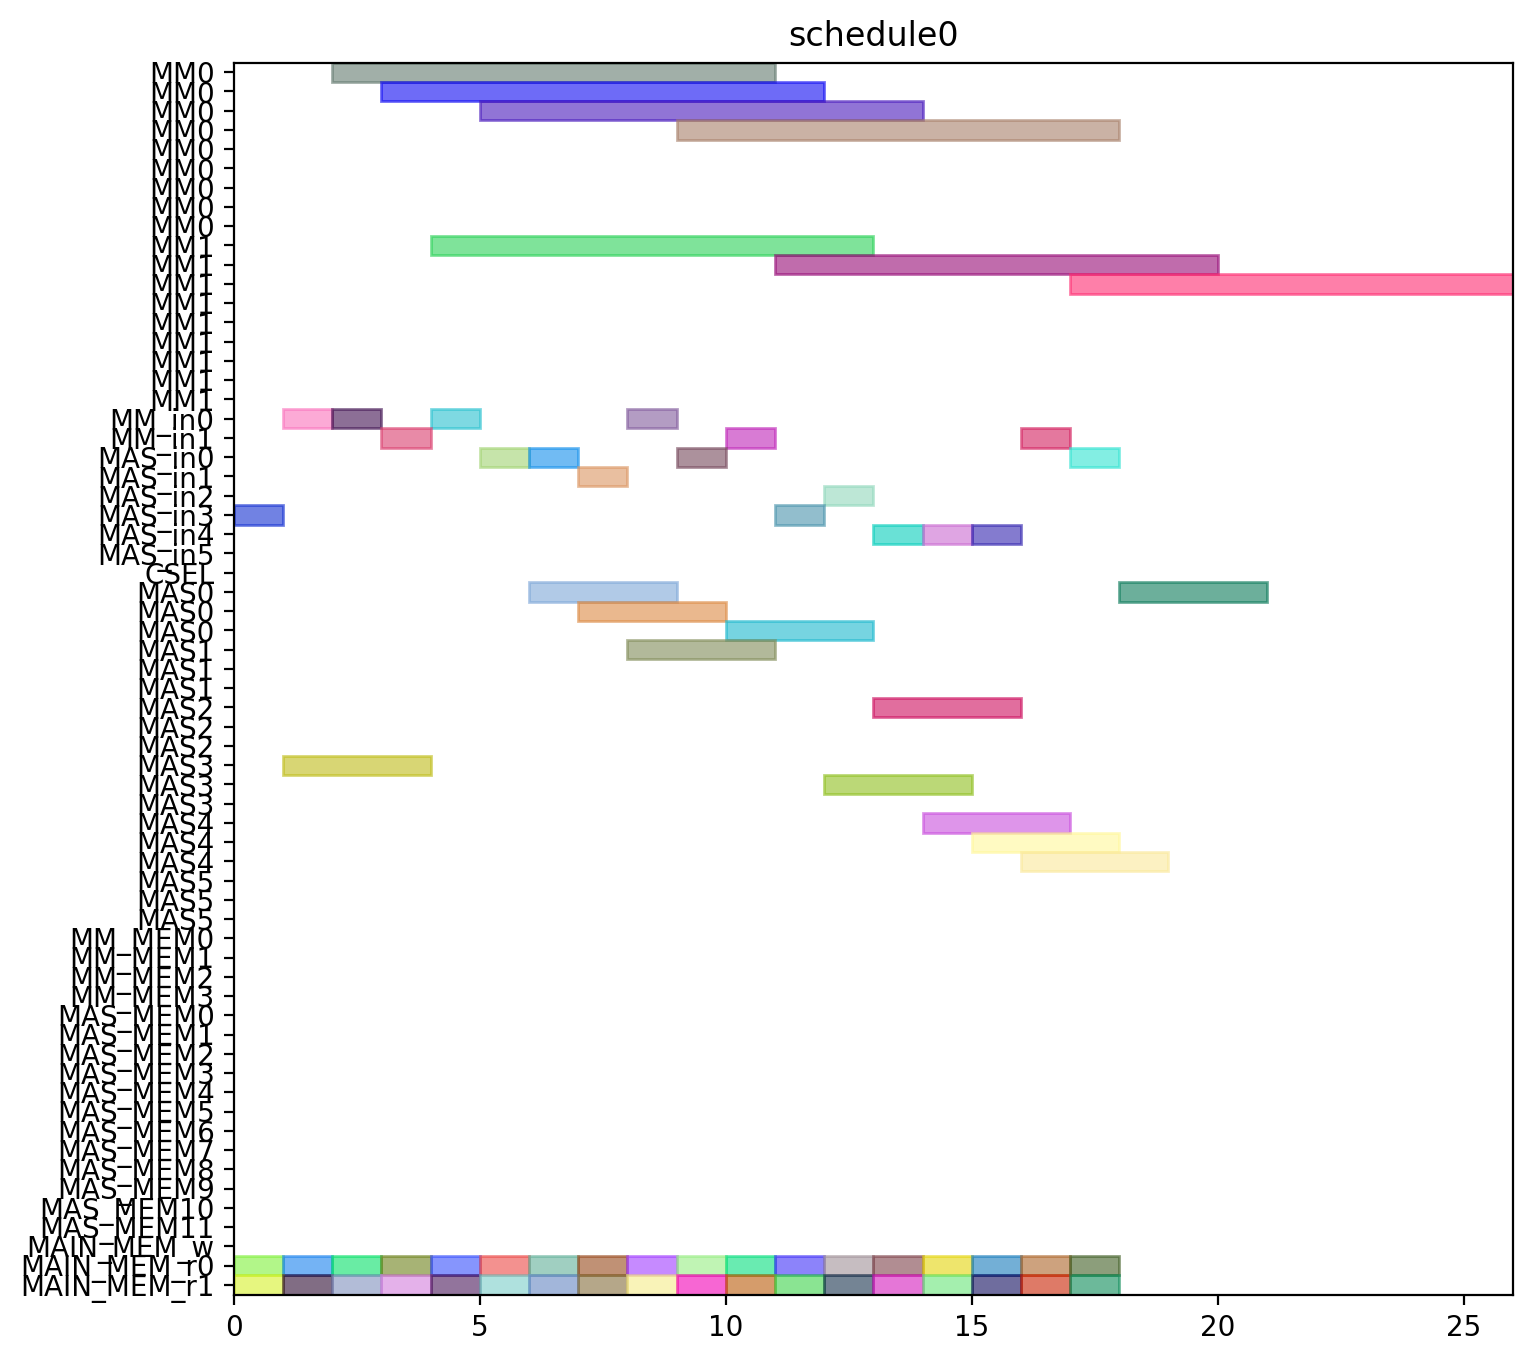

This figure's Python source:
from pyschedule import Scenario, solvers, plotters, alt


def solve():
	horizon = 120
	S = Scenario("schedule0", horizon=horizon)

	# resource
	MM = S.Resources('MM', num=2, size=9)
	MM_in = S.Resources('MM_in', num=2)
	MAS_in = S.Resources('MAS_in', num=6)
	CSEL = S.Resource('CSEL')
	MAS = S.Resources('MAS', num=6, size=3, periods=range(1, horizon))
	MM_MEM = S.Resources('MM_MEM', num=4)
	MAS_MEM = S.Resources('MAS_MEM', num=12)
	MAIN_MEM_w = S.Resource('MAIN_MEM_w', size=1)
	MAIN_MEM_r = S.Resources('MAIN_MEM_r', num=2)

	# result of previous scheduling

	# new tasks
	t0_t0 = S.Task('t0_t0', length=3, delay_cost=1)
	t0_t0 += alt(MAS)
	t0_t0_in = S.Task('t0_t0_in', length=1, delay_cost=1)
	t0_t0_in += alt(MAS_in)
	S += t0_t0_in*MAS_in[0]<=t0_t0*MAS[0]

	S += t0_t0_in*MAS_in[1]<=t0_t0*MAS[1]

	S += t0_t0_in*MAS_in[2]<=t0_t0*MAS[2]

	S += t0_t0_in*MAS_in[3]<=t0_t0*MAS[3]

	S += t0_t0_in*MAS_in[4]<=t0_t0*MAS[4]

	S += t0_t0_in*MAS_in[5]<=t0_t0*MAS[5]

	t0_t0_mem0 = S.Task('t0_t0_mem0', length=1, delay_cost=1)
	t0_t0_mem0 += MAIN_MEM_r[0]
	S += t0_t0_mem0 <= t0_t0

	t0_t0_mem1 = S.Task('t0_t0_mem1', length=1, delay_cost=1)
	t0_t0_mem1 += MAIN_MEM_r[1]
	S += t0_t0_mem1 <= t0_t0

	t0_t1 = S.Task('t0_t1', length=3, delay_cost=1)
	t0_t1 += alt(MAS)
	t0_t1_in = S.Task('t0_t1_in', length=1, delay_cost=1)
	t0_t1_in += alt(MAS_in)
	S += t0_t1_in*MAS_in[0]<=t0_t1*MAS[0]

	S += t0_t1_in*MAS_in[1]<=t0_t1*MAS[1]

	S += t0_t1_in*MAS_in[2]<=t0_t1*MAS[2]

	S += t0_t1_in*MAS_in[3]<=t0_t1*MAS[3]

	S += t0_t1_in*MAS_in[4]<=t0_t1*MAS[4]

	S += t0_t1_in*MAS_in[5]<=t0_t1*MAS[5]

	t0_t1_mem0 = S.Task('t0_t1_mem0', length=1, delay_cost=1)
	t0_t1_mem0 += MAIN_MEM_r[0]
	S += t0_t1_mem0 <= t0_t1

	t0_t1_mem1 = S.Task('t0_t1_mem1', length=1, delay_cost=1)
	t0_t1_mem1 += MAIN_MEM_r[1]
	S += t0_t1_mem1 <= t0_t1

	t0_t3 = S.Task('t0_t3', length=9, delay_cost=1)
	t0_t3 += alt(MM)
	t0_t3_in = S.Task('t0_t3_in', length=1, delay_cost=1)
	t0_t3_in += alt(MM_in)
	S += t0_t3_in*MM_in[0]<=t0_t3*MM[0]
	S += t0_t3_in*MM_in[1]<=t0_t3*MM[1]
	t0_t3_mem0 = S.Task('t0_t3_mem0', length=1, delay_cost=1)
	t0_t3_mem0 += MAIN_MEM_r[0]
	S += t0_t3_mem0 <= t0_t3

	t0_t3_mem1 = S.Task('t0_t3_mem1', length=1, delay_cost=1)
	t0_t3_mem1 += MAIN_MEM_r[1]
	S += t0_t3_mem1 <= t0_t3

	t1_t0 = S.Task('t1_t0', length=3, delay_cost=1)
	t1_t0 += alt(MAS)
	t1_t0_in = S.Task('t1_t0_in', length=1, delay_cost=1)
	t1_t0_in += alt(MAS_in)
	S += t1_t0_in*MAS_in[0]<=t1_t0*MAS[0]

	S += t1_t0_in*MAS_in[1]<=t1_t0*MAS[1]

	S += t1_t0_in*MAS_in[2]<=t1_t0*MAS[2]

	S += t1_t0_in*MAS_in[3]<=t1_t0*MAS[3]

	S += t1_t0_in*MAS_in[4]<=t1_t0*MAS[4]

	S += t1_t0_in*MAS_in[5]<=t1_t0*MAS[5]

	t1_t0_mem0 = S.Task('t1_t0_mem0', length=1, delay_cost=1)
	t1_t0_mem0 += MAIN_MEM_r[0]
	S += t1_t0_mem0 <= t1_t0

	t1_t0_mem1 = S.Task('t1_t0_mem1', length=1, delay_cost=1)
	t1_t0_mem1 += MAIN_MEM_r[1]
	S += t1_t0_mem1 <= t1_t0

	t1_t1 = S.Task('t1_t1', length=3, delay_cost=1)
	t1_t1 += alt(MAS)
	t1_t1_in = S.Task('t1_t1_in', length=1, delay_cost=1)
	t1_t1_in += alt(MAS_in)
	S += t1_t1_in*MAS_in[0]<=t1_t1*MAS[0]

	S += t1_t1_in*MAS_in[1]<=t1_t1*MAS[1]

	S += t1_t1_in*MAS_in[2]<=t1_t1*MAS[2]

	S += t1_t1_in*MAS_in[3]<=t1_t1*MAS[3]

	S += t1_t1_in*MAS_in[4]<=t1_t1*MAS[4]

	S += t1_t1_in*MAS_in[5]<=t1_t1*MAS[5]

	t1_t1_mem0 = S.Task('t1_t1_mem0', length=1, delay_cost=1)
	t1_t1_mem0 += MAIN_MEM_r[0]
	S += t1_t1_mem0 <= t1_t1

	t1_t1_mem1 = S.Task('t1_t1_mem1', length=1, delay_cost=1)
	t1_t1_mem1 += MAIN_MEM_r[1]
	S += t1_t1_mem1 <= t1_t1

	t1_t3 = S.Task('t1_t3', length=9, delay_cost=1)
	t1_t3 += alt(MM)
	t1_t3_in = S.Task('t1_t3_in', length=1, delay_cost=1)
	t1_t3_in += alt(MM_in)
	S += t1_t3_in*MM_in[0]<=t1_t3*MM[0]
	S += t1_t3_in*MM_in[1]<=t1_t3*MM[1]
	t1_t3_mem0 = S.Task('t1_t3_mem0', length=1, delay_cost=1)
	t1_t3_mem0 += MAIN_MEM_r[0]
	S += t1_t3_mem0 <= t1_t3

	t1_t3_mem1 = S.Task('t1_t3_mem1', length=1, delay_cost=1)
	t1_t3_mem1 += MAIN_MEM_r[1]
	S += t1_t3_mem1 <= t1_t3

	t2_t2 = S.Task('t2_t2', length=3, delay_cost=1)
	t2_t2 += alt(MAS)
	t2_t2_in = S.Task('t2_t2_in', length=1, delay_cost=1)
	t2_t2_in += alt(MAS_in)
	S += t2_t2_in*MAS_in[0]<=t2_t2*MAS[0]

	S += t2_t2_in*MAS_in[1]<=t2_t2*MAS[1]

	S += t2_t2_in*MAS_in[2]<=t2_t2*MAS[2]

	S += t2_t2_in*MAS_in[3]<=t2_t2*MAS[3]

	S += t2_t2_in*MAS_in[4]<=t2_t2*MAS[4]

	S += t2_t2_in*MAS_in[5]<=t2_t2*MAS[5]

	t2_t2_mem0 = S.Task('t2_t2_mem0', length=1, delay_cost=1)
	t2_t2_mem0 += MAIN_MEM_r[0]
	S += t2_t2_mem0 <= t2_t2

	t2_t2_mem1 = S.Task('t2_t2_mem1', length=1, delay_cost=1)
	t2_t2_mem1 += MAIN_MEM_r[1]
	S += t2_t2_mem1 <= t2_t2

	t5_t0 = S.Task('t5_t0', length=9, delay_cost=1)
	t5_t0 += alt(MM)
	t5_t0_in = S.Task('t5_t0_in', length=1, delay_cost=1)
	t5_t0_in += alt(MM_in)
	S += t5_t0_in*MM_in[0]<=t5_t0*MM[0]
	S += t5_t0_in*MM_in[1]<=t5_t0*MM[1]
	t5_t0_mem0 = S.Task('t5_t0_mem0', length=1, delay_cost=1)
	t5_t0_mem0 += MAIN_MEM_r[0]
	S += t5_t0_mem0 <= t5_t0

	t5_t0_mem1 = S.Task('t5_t0_mem1', length=1, delay_cost=1)
	t5_t0_mem1 += MAIN_MEM_r[1]
	S += t5_t0_mem1 <= t5_t0

	t5_t1 = S.Task('t5_t1', length=9, delay_cost=1)
	t5_t1 += alt(MM)
	t5_t1_in = S.Task('t5_t1_in', length=1, delay_cost=1)
	t5_t1_in += alt(MM_in)
	S += t5_t1_in*MM_in[0]<=t5_t1*MM[0]
	S += t5_t1_in*MM_in[1]<=t5_t1*MM[1]
	t5_t1_mem0 = S.Task('t5_t1_mem0', length=1, delay_cost=1)
	t5_t1_mem0 += MAIN_MEM_r[0]
	S += t5_t1_mem0 <= t5_t1

	t5_t1_mem1 = S.Task('t5_t1_mem1', length=1, delay_cost=1)
	t5_t1_mem1 += MAIN_MEM_r[1]
	S += t5_t1_mem1 <= t5_t1

	t5_t2 = S.Task('t5_t2', length=3, delay_cost=1)
	t5_t2 += alt(MAS)
	t5_t2_in = S.Task('t5_t2_in', length=1, delay_cost=1)
	t5_t2_in += alt(MAS_in)
	S += t5_t2_in*MAS_in[0]<=t5_t2*MAS[0]

	S += t5_t2_in*MAS_in[1]<=t5_t2*MAS[1]

	S += t5_t2_in*MAS_in[2]<=t5_t2*MAS[2]

	S += t5_t2_in*MAS_in[3]<=t5_t2*MAS[3]

	S += t5_t2_in*MAS_in[4]<=t5_t2*MAS[4]

	S += t5_t2_in*MAS_in[5]<=t5_t2*MAS[5]

	t5_t2_mem0 = S.Task('t5_t2_mem0', length=1, delay_cost=1)
	t5_t2_mem0 += MAIN_MEM_r[0]
	S += t5_t2_mem0 <= t5_t2

	t5_t2_mem1 = S.Task('t5_t2_mem1', length=1, delay_cost=1)
	t5_t2_mem1 += MAIN_MEM_r[1]
	S += t5_t2_mem1 <= t5_t2

	t5_t3 = S.Task('t5_t3', length=3, delay_cost=1)
	t5_t3 += alt(MAS)
	t5_t3_in = S.Task('t5_t3_in', length=1, delay_cost=1)
	t5_t3_in += alt(MAS_in)
	S += t5_t3_in*MAS_in[0]<=t5_t3*MAS[0]

	S += t5_t3_in*MAS_in[1]<=t5_t3*MAS[1]

	S += t5_t3_in*MAS_in[2]<=t5_t3*MAS[2]

	S += t5_t3_in*MAS_in[3]<=t5_t3*MAS[3]

	S += t5_t3_in*MAS_in[4]<=t5_t3*MAS[4]

	S += t5_t3_in*MAS_in[5]<=t5_t3*MAS[5]

	t5_t3_mem0 = S.Task('t5_t3_mem0', length=1, delay_cost=1)
	t5_t3_mem0 += MAIN_MEM_r[0]
	S += t5_t3_mem0 <= t5_t3

	t5_t3_mem1 = S.Task('t5_t3_mem1', length=1, delay_cost=1)
	t5_t3_mem1 += MAIN_MEM_r[1]
	S += t5_t3_mem1 <= t5_t3

	t7_t0 = S.Task('t7_t0', length=3, delay_cost=1)
	t7_t0 += alt(MAS)
	t7_t0_in = S.Task('t7_t0_in', length=1, delay_cost=1)
	t7_t0_in += alt(MAS_in)
	S += t7_t0_in*MAS_in[0]<=t7_t0*MAS[0]

	S += t7_t0_in*MAS_in[1]<=t7_t0*MAS[1]

	S += t7_t0_in*MAS_in[2]<=t7_t0*MAS[2]

	S += t7_t0_in*MAS_in[3]<=t7_t0*MAS[3]

	S += t7_t0_in*MAS_in[4]<=t7_t0*MAS[4]

	S += t7_t0_in*MAS_in[5]<=t7_t0*MAS[5]

	t7_t0_mem0 = S.Task('t7_t0_mem0', length=1, delay_cost=1)
	t7_t0_mem0 += MAIN_MEM_r[0]
	S += t7_t0_mem0 <= t7_t0

	t7_t0_mem1 = S.Task('t7_t0_mem1', length=1, delay_cost=1)
	t7_t0_mem1 += MAIN_MEM_r[1]
	S += t7_t0_mem1 <= t7_t0

	t7_t1 = S.Task('t7_t1', length=3, delay_cost=1)
	t7_t1 += alt(MAS)
	t7_t1_in = S.Task('t7_t1_in', length=1, delay_cost=1)
	t7_t1_in += alt(MAS_in)
	S += t7_t1_in*MAS_in[0]<=t7_t1*MAS[0]

	S += t7_t1_in*MAS_in[1]<=t7_t1*MAS[1]

	S += t7_t1_in*MAS_in[2]<=t7_t1*MAS[2]

	S += t7_t1_in*MAS_in[3]<=t7_t1*MAS[3]

	S += t7_t1_in*MAS_in[4]<=t7_t1*MAS[4]

	S += t7_t1_in*MAS_in[5]<=t7_t1*MAS[5]

	t7_t1_mem0 = S.Task('t7_t1_mem0', length=1, delay_cost=1)
	t7_t1_mem0 += MAIN_MEM_r[0]
	S += t7_t1_mem0 <= t7_t1

	t7_t1_mem1 = S.Task('t7_t1_mem1', length=1, delay_cost=1)
	t7_t1_mem1 += MAIN_MEM_r[1]
	S += t7_t1_mem1 <= t7_t1

	t7_t3 = S.Task('t7_t3', length=9, delay_cost=1)
	t7_t3 += alt(MM)
	t7_t3_in = S.Task('t7_t3_in', length=1, delay_cost=1)
	t7_t3_in += alt(MM_in)
	S += t7_t3_in*MM_in[0]<=t7_t3*MM[0]
	S += t7_t3_in*MM_in[1]<=t7_t3*MM[1]
	t7_t3_mem0 = S.Task('t7_t3_mem0', length=1, delay_cost=1)
	t7_t3_mem0 += MAIN_MEM_r[0]
	S += t7_t3_mem0 <= t7_t3

	t7_t3_mem1 = S.Task('t7_t3_mem1', length=1, delay_cost=1)
	t7_t3_mem1 += MAIN_MEM_r[1]
	S += t7_t3_mem1 <= t7_t3

	t10_t0 = S.Task('t10_t0', length=9, delay_cost=1)
	t10_t0 += alt(MM)
	t10_t0_in = S.Task('t10_t0_in', length=1, delay_cost=1)
	t10_t0_in += alt(MM_in)
	S += t10_t0_in*MM_in[0]<=t10_t0*MM[0]
	S += t10_t0_in*MM_in[1]<=t10_t0*MM[1]
	t10_t0_mem0 = S.Task('t10_t0_mem0', length=1, delay_cost=1)
	t10_t0_mem0 += MAIN_MEM_r[0]
	S += t10_t0_mem0 <= t10_t0

	t10_t0_mem1 = S.Task('t10_t0_mem1', length=1, delay_cost=1)
	t10_t0_mem1 += MAIN_MEM_r[1]
	S += t10_t0_mem1 <= t10_t0

	t10_t1 = S.Task('t10_t1', length=9, delay_cost=1)
	t10_t1 += alt(MM)
	t10_t1_in = S.Task('t10_t1_in', length=1, delay_cost=1)
	t10_t1_in += alt(MM_in)
	S += t10_t1_in*MM_in[0]<=t10_t1*MM[0]
	S += t10_t1_in*MM_in[1]<=t10_t1*MM[1]
	t10_t1_mem0 = S.Task('t10_t1_mem0', length=1, delay_cost=1)
	t10_t1_mem0 += MAIN_MEM_r[0]
	S += t10_t1_mem0 <= t10_t1

	t10_t1_mem1 = S.Task('t10_t1_mem1', length=1, delay_cost=1)
	t10_t1_mem1 += MAIN_MEM_r[1]
	S += t10_t1_mem1 <= t10_t1

	t10_t2 = S.Task('t10_t2', length=3, delay_cost=1)
	t10_t2 += alt(MAS)
	t10_t2_in = S.Task('t10_t2_in', length=1, delay_cost=1)
	t10_t2_in += alt(MAS_in)
	S += t10_t2_in*MAS_in[0]<=t10_t2*MAS[0]

	S += t10_t2_in*MAS_in[1]<=t10_t2*MAS[1]

	S += t10_t2_in*MAS_in[2]<=t10_t2*MAS[2]

	S += t10_t2_in*MAS_in[3]<=t10_t2*MAS[3]

	S += t10_t2_in*MAS_in[4]<=t10_t2*MAS[4]

	S += t10_t2_in*MAS_in[5]<=t10_t2*MAS[5]

	t10_t2_mem0 = S.Task('t10_t2_mem0', length=1, delay_cost=1)
	t10_t2_mem0 += MAIN_MEM_r[0]
	S += t10_t2_mem0 <= t10_t2

	t10_t2_mem1 = S.Task('t10_t2_mem1', length=1, delay_cost=1)
	t10_t2_mem1 += MAIN_MEM_r[1]
	S += t10_t2_mem1 <= t10_t2

	t10_t3 = S.Task('t10_t3', length=3, delay_cost=1)
	t10_t3 += alt(MAS)
	t10_t3_in = S.Task('t10_t3_in', length=1, delay_cost=1)
	t10_t3_in += alt(MAS_in)
	S += t10_t3_in*MAS_in[0]<=t10_t3*MAS[0]

	S += t10_t3_in*MAS_in[1]<=t10_t3*MAS[1]

	S += t10_t3_in*MAS_in[2]<=t10_t3*MAS[2]

	S += t10_t3_in*MAS_in[3]<=t10_t3*MAS[3]

	S += t10_t3_in*MAS_in[4]<=t10_t3*MAS[4]

	S += t10_t3_in*MAS_in[5]<=t10_t3*MAS[5]

	t10_t3_mem0 = S.Task('t10_t3_mem0', length=1, delay_cost=1)
	t10_t3_mem0 += MAIN_MEM_r[0]
	S += t10_t3_mem0 <= t10_t3

	t10_t3_mem1 = S.Task('t10_t3_mem1', length=1, delay_cost=1)
	t10_t3_mem1 += MAIN_MEM_r[1]
	S += t10_t3_mem1 <= t10_t3

	solvers.mip.solve(S,msg=1,kind='CPLEX',ratio_gap=1.01)

	solution = [['hoge']*len(S.solution()[1]) for i in range(len(S.solution()))]
	for i in range(len(S.solution())):
		for j in range(len(S.solution()[i])):
			solution[i][j]=str(S.solution()[i][j])
	print(solution)

	cycles = int(solution[-1][3])

	pic_file_name = "/mnt/rose/usr1/fukuda/ABE/multiRAM_multiMAS_16mux/scheduling_result/stage9MM2_stage3MAS6/EP2_DBL_w_EVAL/schedule0.png"
	if(S.solution() != []):
		plotters.matplotlib.plot(S,img_filename=pic_file_name, show_task_labels=False, fig_size=(cycles*0.25+3, 8))

	return solution
